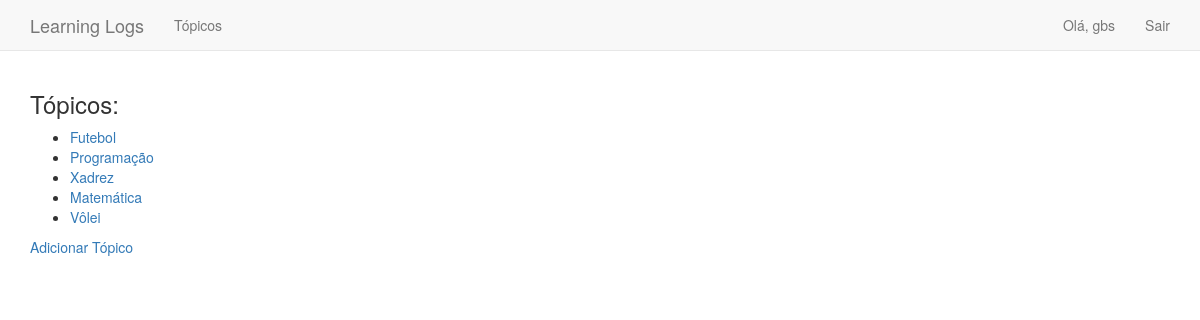
/topics (signed in), run on an earlier commit of the app's database.
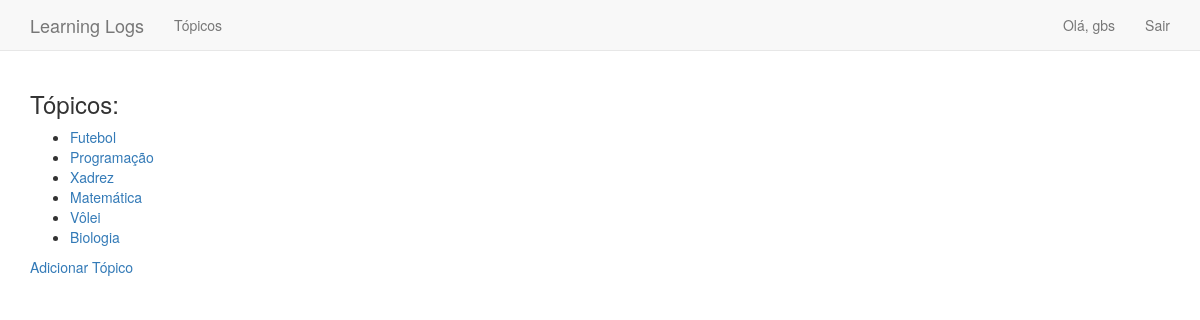
And on a later commit of the database.
### learning_logs/models.py (models this page shows)
class Topic(models.Model):
    text = models.CharField(max_length=200)
    date_added = models.DateTimeField(auto_now_add=True)
    owner = models.ForeignKey(User, on_delete=models.CASCADE)
    def __str__(self):
        return self.text

### learning_logs/views.py (the view)
# urls.py: path('topics', views.topics, name='topics'),
@login_required
def topics(request):
    topics = Topic.objects.filter(owner=request.user).order_by('date_added')
    context = {'topics' : topics}
    return render(request, 'learning_logs/topics.html', context)

### learning_logs/templates/learning_logs/topics.html (shortened to what this page needs)
<!DOCTYPE html>
<html lang="pt-br">
<head>
</head>
<body>
    {% extends "learning_logs/base.html" %}
    {% block content %}
    <h3>Tópicos:</h3>
        <ul>
            {% for topic in topics %}
                <li><a href="{% url 'topic' topic.id%}">{{ topic }}</a></li>
            {% empty %}
                <li>Não há tópicos adicionados.</li>
            {% endfor %}
        </ul>
        <a href="{% url 'new_topic' %}">Adicionar Tópico</a>
    {% endblock %}

What changed in the data, as far as the page shows it:
added Topic: text "Biologia"
